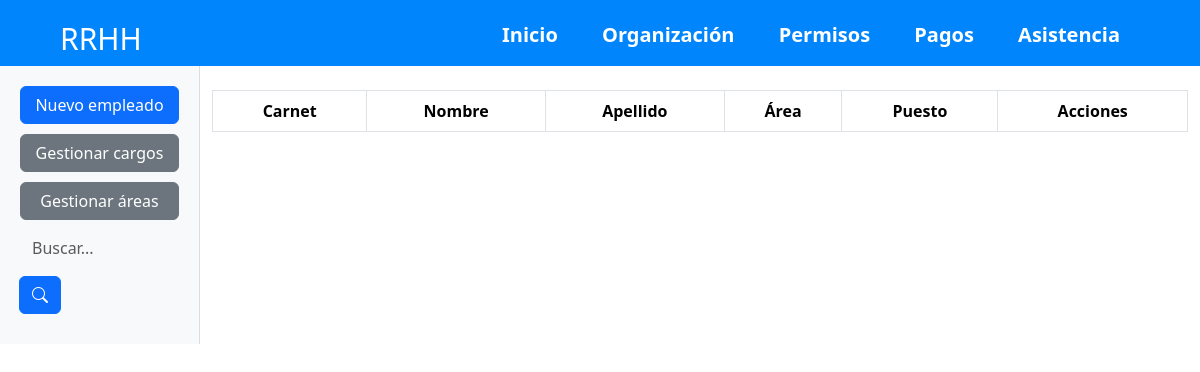
The page /administrador/Organizacion on the database as committed earlier.
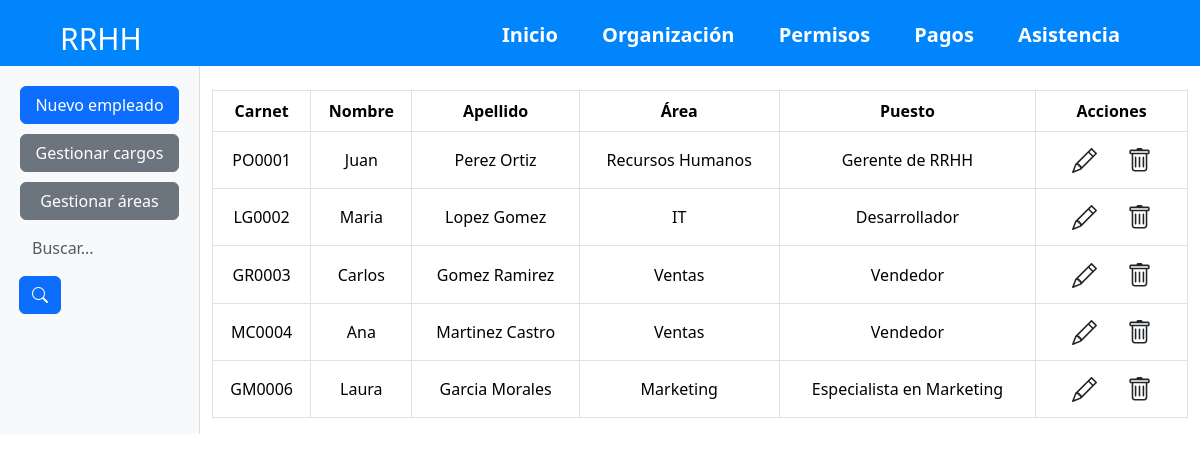
The same page on the database as committed later.
### RRHH/models.py (models this page shows, shortened)
class Empleado(models.Model):
    carnet = models.CharField(max_length=6, primary_key=True)
    nombres = models.CharField(max_length=50)
    apellidos = models.CharField(max_length=50)
    dui = models.CharField(max_length=9)
    area = models.ForeignKey(Area, on_delete=models.CASCADE, related_name='empleados_area', default=1)
    cargo = models.ForeignKey(Cargo, on_delete=models.CASCADE, related_name='empleados_cargo')
    departamento = models.ForeignKey('Departamento', on_delete=models.CASCADE, related_name='empleados_departamento', default=1)
    municipio = models.ForeignKey('Municipio', on_delete=models.CASCADE, related_name='empleados_municipio', default=1)
    sexo = [
        ('M', 'Masculino'),
        ('F', 'Femenino')
        ]
    roles = [
        ('1', 'Administrador'),
        ('2', 'Empleado')
        ]
    rol = models.CharField(max_length=1, choices=roles, default='2')
    genero = models.CharField(max_length=1, choices=sexo, default='M')
    fechanacimiento = models.DateField()
    direccion = models.TextField()
    salariobase = models.DecimalField(max_digits=10, decimal_places=2)

class Area(models.Model):
    id_area = models.AutoField(primary_key=True)
    nombre_area = models.CharField(max_length=50)
    descripcion_area = models.TextField(max_length=100)
    encargado = models.OneToOneField('Empleado', blank=True, null=True, on_delete=models.SET_NULL, related_name='area_encargada')
    def __str__(self):
        return str(self.nombre_area)

class Cargo(models.Model):
    id_cargo = models.AutoField(primary_key=True)
    area = models.ForeignKey(Area, on_delete=models.CASCADE, related_name='cargos')
    nombre_cargo = models.CharField(max_length=50)
    descripcion_cargo = models.TextField(max_length=100)
    def __str__(self):
        return f'{self.nombre_cargo}'

### RRHH/views.py (the view, shortened to what this page needs)
# urls.py: path('administrador/Organizacion',GestionarOrganizacionView,name="GestionarOrganizacionView"),
def GestionarOrganizacionView(request):
    busqueda = request.GET.get("buscar")
    empleados=Empleado.objects.all()
    page= request.GET.get('page', 1)
    try:
        paginator = Paginator(empleados, 10)
        empleados= paginator.page(page)
    except:
        raise Http404
    data = {
        'entity': empleados,
        'paginator': paginator
    }
    return render(request, "ADgestionarOrganizacion.html", data)

### RRHH/templates/ADgestionarOrganizacion.html (shortened to what this page needs)
<!DOCTYPE html>
<html lang="es">
<head>
    <link href="https://cdn.jsdelivr.net/npm/bootstrap@5.3.3/dist/css/bootstrap.min.css" rel="stylesheet">
    <link rel="stylesheet" href="https://cdn.jsdelivr.net/npm/bootstrap-icons@1.11.3/font/bootstrap-icons.min.css">
</head>
<body>
    <header>
        <nav>
            <h1>RRHH</h1>
            <ul>
                <li><a href="#">Inicio</a></li>
                <li><a href="/administrador/Organizacion">Organización</a></li>
                <li><a href="/administrador/permisos">Permisos</a></li>
                <li><a href="/administrador/pagos">Pagos</a></li>
                <li><a href="/administrador/asistencia">Asistencia</a></li>
            </ul>
        </nav>
    </header>
    <div class="container-fluid">
        <div class="row">
            <div class="col-md-2 sidebar">
                <a class="btn btn-primary" role="button" href="/administrador/empleado">Nuevo empleado</a>
                <a class="btn btn-secondary" role="button" href="/administrador/organizacion/cargos">Gestionar cargos</a>
                <a class="btn btn-secondary" role="button" href="/administrador/Organizacion/areas">Gestionar áreas</a>
                <form class="d-none d-sm-inline-block form-inline mr-auto ml-md-3 my-2 my-md-0 mw-100 navbar-search" method="get">
                    <div class="input-group">
                        <input type="text" class="form-control bg-light border-0 small" placeholder="Buscar..." name="buscar" value="{{ request.GET.buscar }}" style="width: 80%;">
                        <div class="input-group-append">
                        <button class="btn btn-primary" type="submit" ">
                            <i class="bi bi-search"></i>
                        </button>
                        </div>
                    </div>
                </form>
            </div>
            <div class="col-md-10">
                <div class="table-responsive text-center mt-4">
                    <table class="table table-bordered align-middle">
                        <thead class="table-header">
                            <tr>
                                <th>Carnet</th>
                                <th>Nombre</th>
                                <th>Apellido</th>
                                <th>Área</th>
                                <th>Puesto</th>
                                <th>Acciones</th>
                            </tr>
                        </thead>
                        <tbody class="table-body">
                            {% for empleado in entity %}
                            <tr>
                                <td>{{empleado.carnet}}</td>
                                <td>{{empleado.nombres}}</td>
                                <td>{{empleado.apellidos}}</td>
                                <td>{{empleado.area}}</td>
                                <td>{{empleado.cargo}}</td>
                                <td>
                                    <button type="button" class="btn" style="background-color: white;" >
                                    </button>
                                    {% if empleado.carnet %}
                                     <a class="btn" role="button" href="{% url 'EliminarEmpleado' empleado.carnet %}" style="background-color: white;">
                                    </a>
                                    {% endif %}
                                </td>
                            </tr>
                            {% endfor %}
                        </tbody>
                    </table>
                </div>
            </div>
        </div>
    </div>
</body>
</html>

Rows that differ between the two databases and show on the page:
added Empleado: carnet "PO0001", nombres "Juan", apellidos "Perez Ortiz", area "Recursos Humanos", cargo "Gerente de RRHH"
added Empleado: carnet "LG0002", nombres "Maria", apellidos "Lopez Gomez", area "IT", cargo "Desarrollador"
added Empleado: carnet "GR0003", nombres "Carlos", apellidos "Gomez Ramirez", area "Ventas", cargo "Vendedor"
added Empleado: carnet "MC0004", nombres "Ana", apellidos "Martinez Castro", area "Ventas", cargo "Vendedor"
added Empleado: carnet "GM0006", nombres "Laura", apellidos "Garcia Morales", area "Marketing", cargo "Especialista en Marketing"
